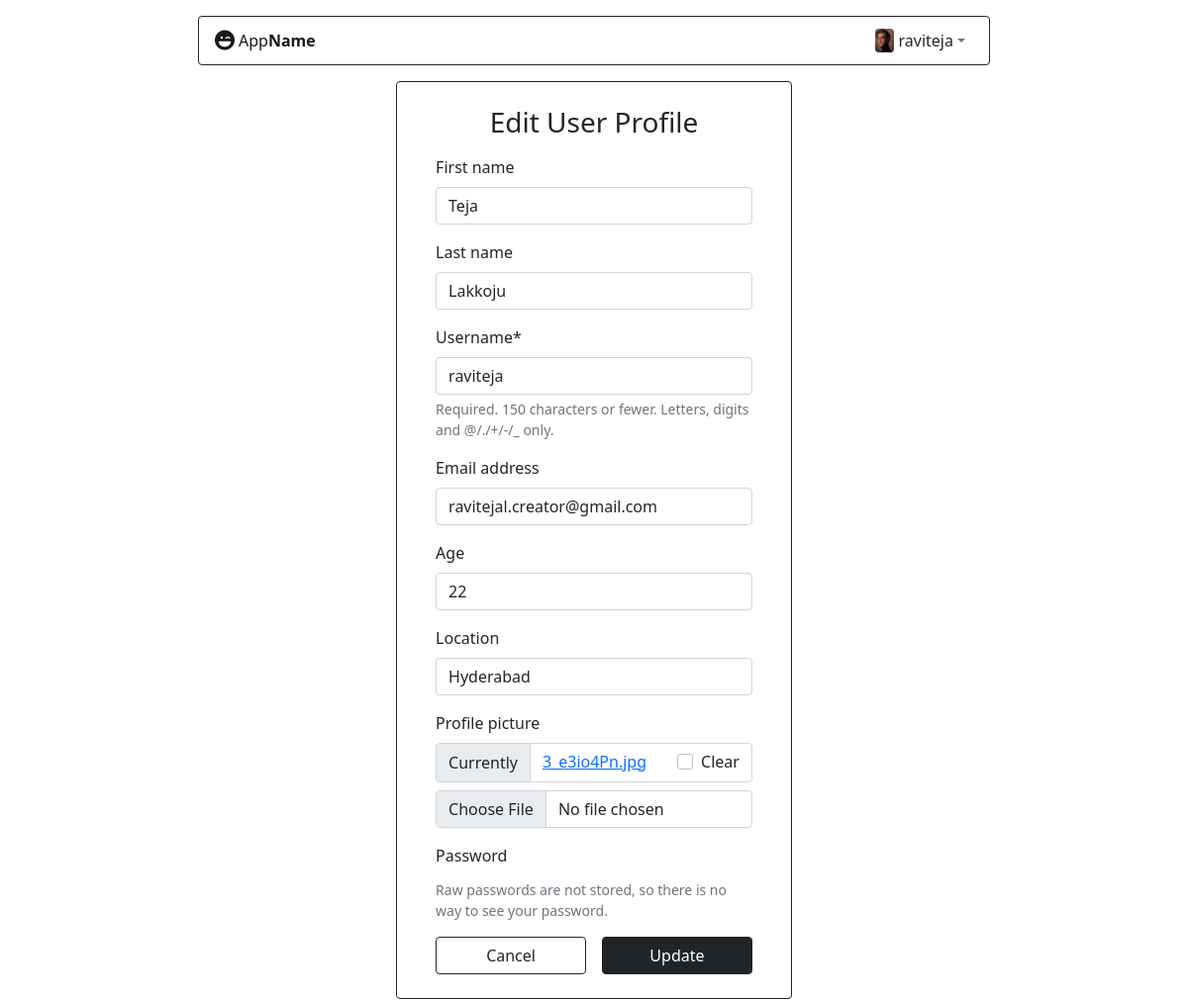
Before: /users/16/update (signed in) with the older database file.
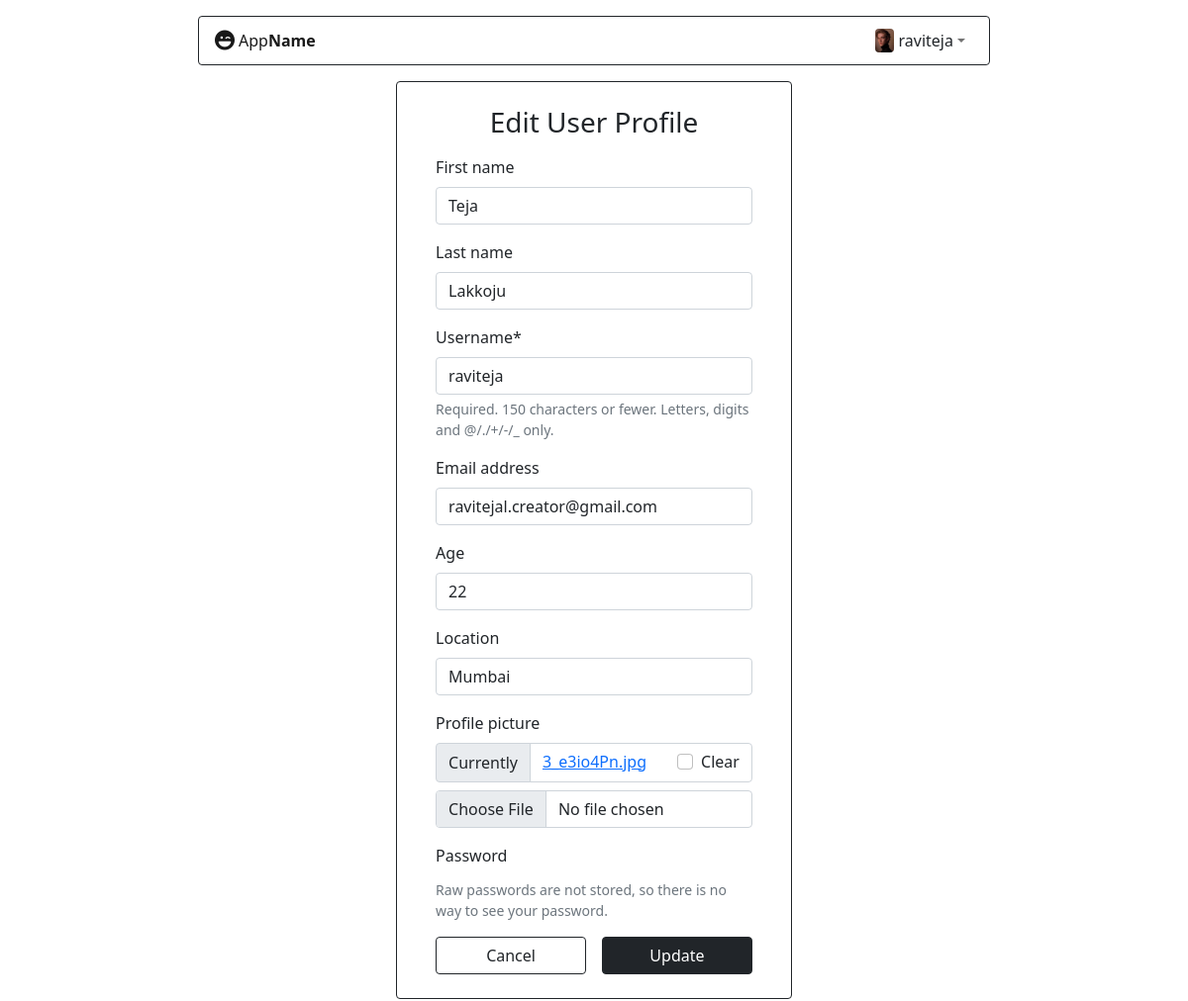
After: the same page with the newer database file.
### authentication/models.py (models this page shows)
class User(AbstractUser):
	location = models.CharField(max_length=255, null=True)
	profile_picture = models.ImageField(blank=True)
	age = models.IntegerField(null=True)
	is_subscribed = models.BooleanField(default=False)

### users/views.py (the view)
# urls.py: path('<user_id>/update', views.update_user_profile, name='updateuserprofile'),
def update_user_profile(request, user_id):
	user = User.objects.get(id=user_id)
	if request.method == 'POST':
		form = UpdateUserForm(request.POST, request.FILES, instance=user)
		print(len(request.FILES))
		if form.is_valid():
			form.save()
			return redirect('users:getuserprofile', user_id)
	else:
		form = UpdateUserForm(instance=user)
	return render(request, 'users/edit-user-profile.html', {'form': form})

### users/forms.py
class UpdateUserForm(UserChangeForm):
    age = forms.IntegerField(required=False, widget=forms.NumberInput(attrs={'class': 'form-control'}))
    location = forms.CharField(required=False, widget=forms.TextInput(attrs={'class': 'form-control'}))
    class Meta:
        model = User
        fields = ['first_name', 'last_name', 'username', 'email',  'age', 'location', 'profile_picture']
        widgets = {
            'first_name': forms.TextInput(attrs={'class': 'form-control w-100'}),
            'last_name': forms.TextInput(attrs={'class': 'form-control'}),
            'username': forms.TextInput(attrs={'class': 'form-control'}),
            'email': forms.EmailInput(attrs={'class': 'form-control'}),
        }
    def __init__(self, *args, **kwargs):
        super(UpdateUserForm, self).__init__(*args, **kwargs)
        self.fields['password'].help_text = 'Raw passwords are not stored, so there is no way to see your password.'

### users/templates/users/edit-user-profile.html (shortened to what this page needs)
{% extends "base.html" %}
{% load crispy_forms_tags %}
{% block content %}
<div class="m-auto col-lg-4 col-md-8 col-11 border border-dark rounded px-2 py-4 my-3">
    <div class="container position-relative h-25 d-flex flex-column justify-content-center align-items-center" style="width:90%; min-height: 100px;">
    	<h3 class="text-center mb-3">Edit User Profile</h3>
    	<form method="POST" action="{% url 'users:updateuserprofile' user.id %}" enctype="multipart/form-data">
	        {{ form | crispy}}
	        <div class="text-center p-0 w-100 d-flex">
	        	<a class="btn btn-outline-dark w-50 me-3" href="{% url 'users:getuserprofile' user.id %}">Cancel</a>
	        	<button name="submit" class="btn btn-dark w-50">Update</button>
	        </div>
	    </form>
    </div>
</div>
{% endblock content %}

### templates/app/base.html (shortened to what this page needs)
<!doctype html>
<html lang="en">
    <head>
        <link href="https://cdn.jsdelivr.net/npm/bootstrap@5.0.2/dist/css/bootstrap.min.css" rel="stylesheet">
        <link href="https://cdn.jsdelivr.net/npm/bootstrap-icons@1.5.0/font/bootstrap-icons.css" rel="stylesheet">
        {% load static %}
        <link rel="stylesheet" href="{% static 'css/main.css' %}">
    </head>
    <body>
        <nav class="navbar navbar-expand-xl navbar-light bg-none border border-dark mt-3 mb-3 col-lg-8 col-md-10 col-11 mx-auto rounded p-1">
            <div class="container">
                <div class="d-flex justify-content-between align-items-center">
                    <a href="{% url 'authentication:index' %}" class="navbar-brand fs-5 d-flex align-items-center"><i class="fa-solid fa-face-laugh-wink me-1"></i> <span class="fs-6">App<b>Name</b></span></a>
                </div>
                <div id="navbarNav">
                    <ul class="navbar-nav ml-auto">
                        {% if user.is_authenticated %}
                            <div class="nav-item dropdown position-relative">
                              <a class="nav-link dropdown-toggle user-action cursor-pointer d-flex align-items-center" data-bs-toggle="dropdown" aria-expanded="false">
                                {% if user.profile_picture %}
                                    <img src="{{user.profile_picture.url}}" class="rounded" alt="Avatar" height="24px">
                                {% else %}
                                    <img src="https://i.pinimg.com/736x/89/90/48/899048ab0cc455154006fdb9676964b3.jpg" class="avatar" alt="Avatar" height="24px">
                                {% endif %}
                                <span class="ms-1 fs-6 text-dark">
                                    {{user.username}}
                                </span>
                              </a>
                            </div>
                        {% else %}
                            <li class="nav-item">
                                <a class="nav-link fs-5 text-dark" href="{% url 'authentication:login' %}"><i class="fa-solid fa-right-to-bracket"></i></a>
                            </li>
                        {% endif %}
                    </ul>
                </div>
            </div>
        </nav>
        {%block content%}
        {%endblock content%}
    </body>
</html>

Changed rows visible on the page:
changed User "raviteja": location "Hyderabad" → "Mumbai"
